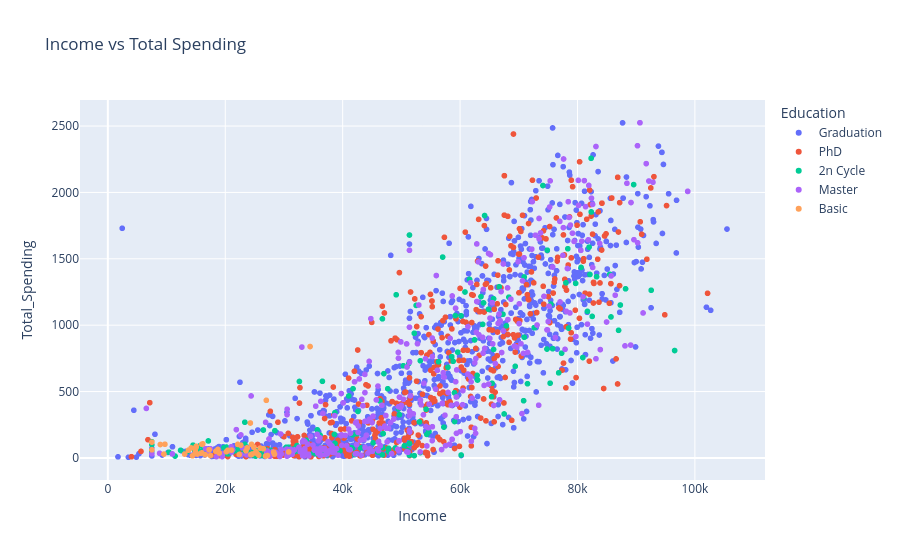

Here is the notebook cell this chart was saved with:
### Code cell
fig = px.scatter(df,x='Income', y='Total_Spending',color='Education', title='Income vs Total Spending')
fig.show()

### Figure 1 — Plotly figure (JSON) as saved in the notebook; plotly's stock layout.template omitted (floating-point values rounded to 4 significant figures; data arrays with more than 128 entries replaced by an {"elided": "..."} marker saying what was removed)
{"data": [{"hovertemplate": "Education=Graduation<br>Income=%{x}<br>Total_Spending=%{y}<extra></extra>", "legendgroup": "Graduation", "marker": {"color": "#636efa", "symbol": "circle"}, "mode": "markers", "name": "Graduation", "showlegend": true, "type": "scattergl", "x": {"elided": "1124 float values"}, "xaxis": "x", "y": {"elided": "1124 int values"}, "yaxis": "y"}, {"hovertemplate": "Education=PhD<br>Income=%{x}<br>Total_Spending=%{y}<extra></extra>", "legendgroup": "PhD", "marker": {"color": "#EF553B", "symbol": "circle"}, "mode": "markers", "name": "PhD", "showlegend": true, "type": "scattergl", "x": {"elided": "481 float values"}, "xaxis": "x", "y": {"elided": "481 int values"}, "yaxis": "y"}, {"hovertemplate": "Education=2n Cycle<br>Income=%{x}<br>Total_Spending=%{y}<extra></extra>", "legendgroup": "2n Cycle", "marker": {"color": "#00cc96", "symbol": "circle"}, "mode": "markers", "name": "2n Cycle", "showlegend": true, "type": "scattergl", "x": {"elided": "203 float values"}, "xaxis": "x", "y": {"elided": "203 int values"}, "yaxis": "y"}, {"hovertemplate": "Education=Master<br>Income=%{x}<br>Total_Spending=%{y}<extra></extra>", "legendgroup": "Master", "marker": {"color": "#ab63fa", "symbol": "circle"}, "mode": "markers", "name": "Master", "showlegend": true, "type": "scattergl", "x": {"elided": "369 float values"}, "xaxis": "x", "y": {"elided": "369 int values"}, "yaxis": "y"}, {"hovertemplate": "Education=Basic<br>Income=%{x}<br>Total_Spending=%{y}<extra></extra>", "legendgroup": "Basic", "marker": {"color": "#FFA15A", "symbol": "circle"}, "mode": "markers", "name": "Basic", "showlegend": true, "type": "scattergl", "x": [18393, 20425, 20425, 24279, 9722, 17256, 15253, 27190, 25707, 26487, 30801, 8940, 15862, 13084, 25965, 9548, 21063, 25224, 17487, 14188, 18746, 18978, 16014, 13724, 24480, 22634, 22634, 22390, 28389, 16581, 26868, 14918, 24882, 24882, 24367, 7500, 7500, 20194, 23724, 23529, 16005, 16185, 15056, 22123, 28249, 28249, 14421, 25443, 14906, 26997, 34445, 15038, 24594, 24594], "xaxis": "x", "y": [50, 57, 57, 263, 103, 62, 29, 18, 21, 69, 45, 101, 36, 29, 74, 29, 59, 46, 18, 75, 64, 37, 38, 58, 102, 96, 96, 26, 28, 24, 14, 43, 80, 80, 24, 61, 119, 47, 75, 54, 103, 106, 88, 102, 43, 43, 16, 32, 66, 434, 839, 80, 29, 29], "yaxis": "y"}], "layout": {"legend": {"title": {"text": "Education"}, "tracegroupgap": 0}, "title": {"text": "Income vs Total Spending"}, "xaxis": {"anchor": "y", "domain": [0, 1], "title": {"text": "Income"}}, "yaxis": {"anchor": "x", "domain": [0, 1], "title": {"text": "Total_Spending"}}}}
